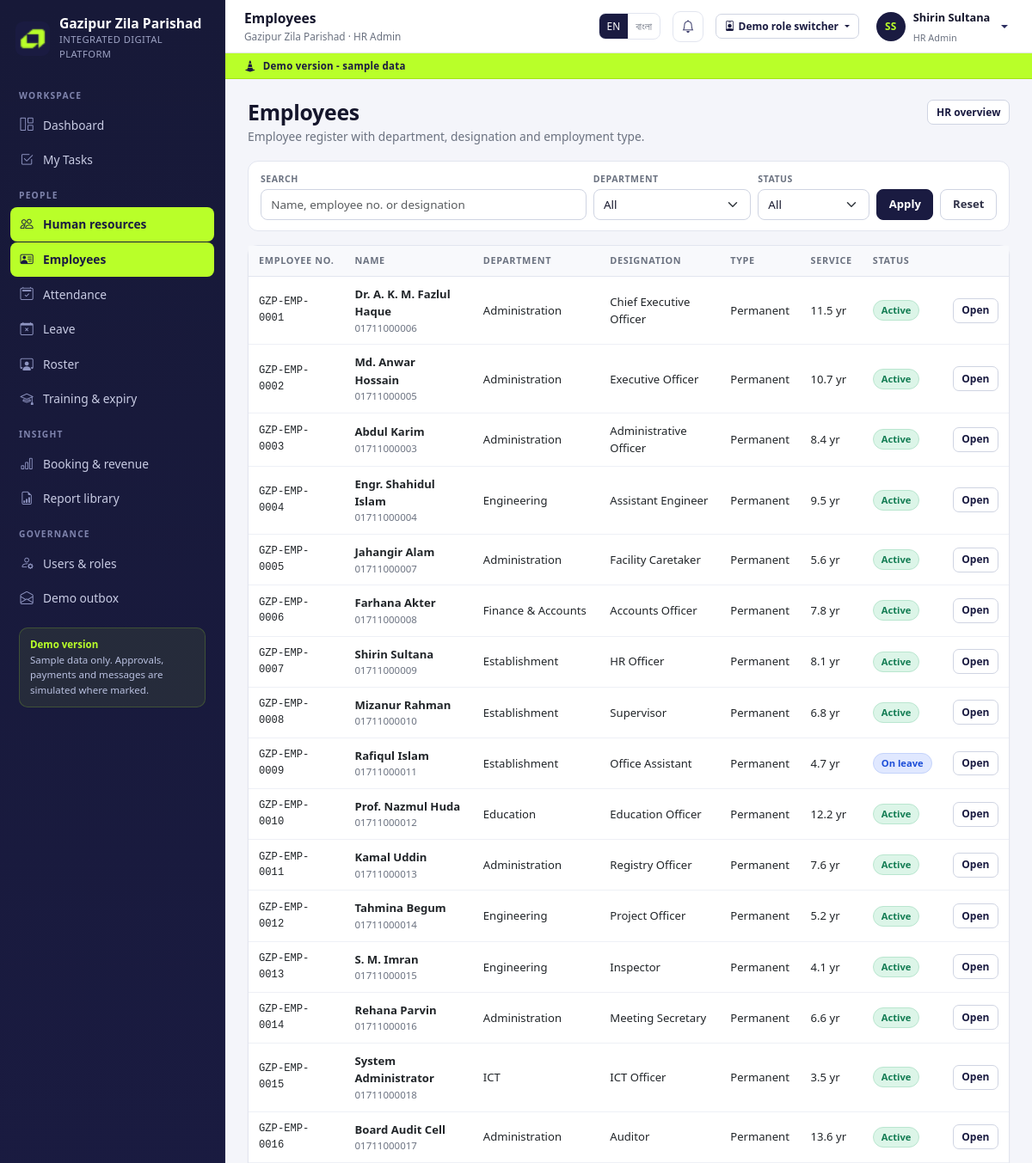
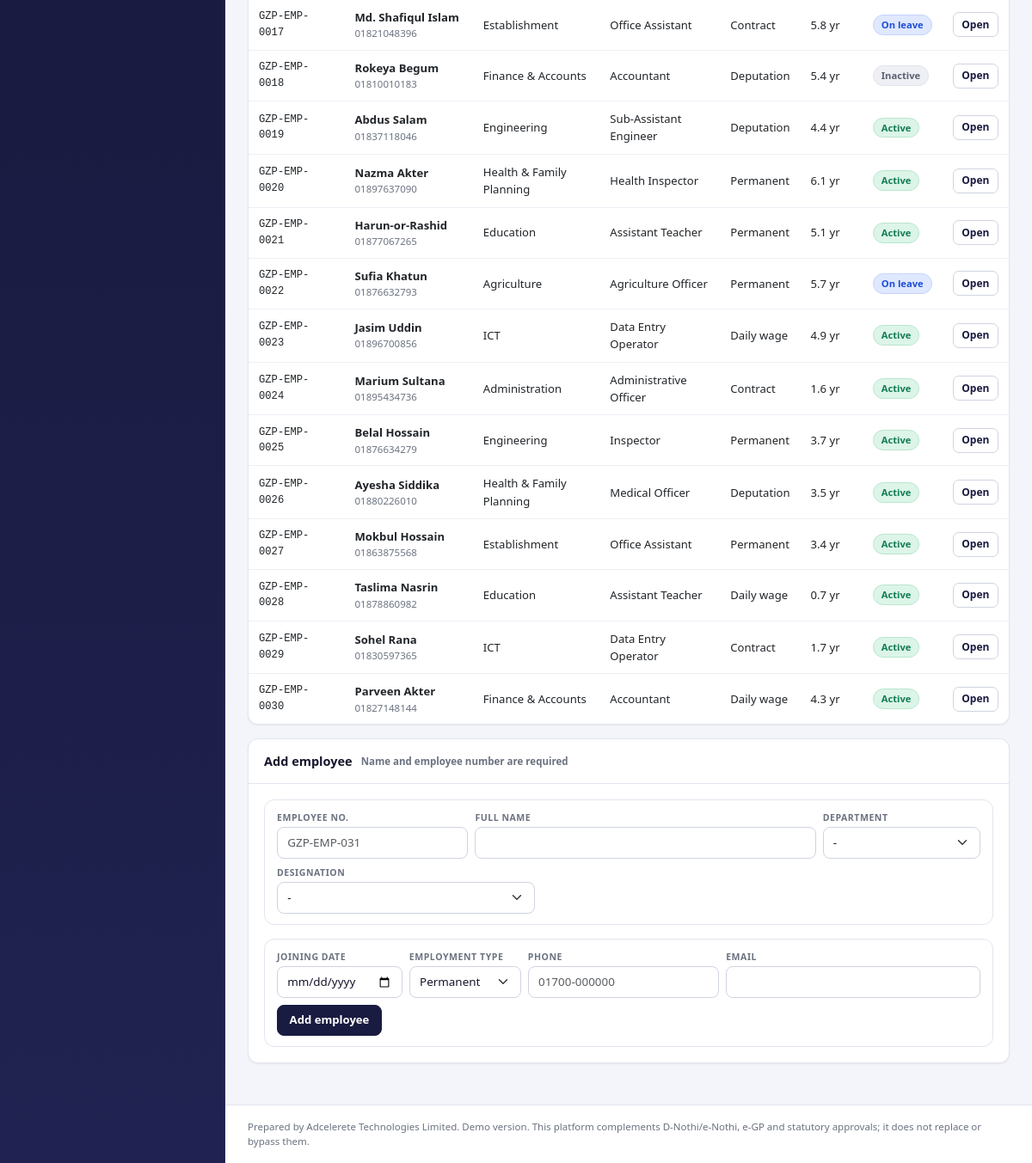
The page /app/hr/employees/ (signed in) on the database its author committed (2 pictures, top to bottom).
### accounts/models.py (models this page shows, shortened)
class User(AbstractUser):
    role = models.ForeignKey(Role, null=True, blank=True, on_delete=models.SET_NULL,
                             related_name='users')
    phone = models.CharField(max_length=30, blank=True)
    department = models.ForeignKey('hr.Department', null=True, blank=True,
                                   on_delete=models.SET_NULL, related_name='users')
    designation = models.ForeignKey('hr.Designation', null=True, blank=True,
                                    on_delete=models.SET_NULL, related_name='users')
    facility = models.ForeignKey('facilities.Facility', null=True, blank=True,
                                 on_delete=models.SET_NULL, related_name='operators',
                                 help_text='Assigned facility for reception operators.')
    email_verified = models.BooleanField(default=False)
    is_demo = models.BooleanField(default=True)
    otp_code = models.CharField(max_length=8, blank=True)
    otp_created_at = models.DateTimeField(null=True, blank=True)
    otp_attempts = models.PositiveIntegerField(default=0)
    class Meta:
        ordering = ['first_name', 'username']
    @property
    def display_name(self):
        return self.get_full_name() or self.username
    @property
    def role_name(self):
        return self.role.name if self.role else 'No role'
    @property
    def is_citizen(self):
        return bool(self.role and self.role.code == 'citizen')
    @property
    def is_staff_portal_user(self):
        return bool(self.role and self.role.code != 'citizen')
    @property
    def is_read_only(self):
        return bool(self.role and self.role.is_read_only)
    def can(self, code):
        if not getattr(self, 'is_authenticated', False):
            return False
        if self.is_superuser:
            return True
        if not self.role_id:
            return False
        cache = getattr(self, '_perm_cache', None)
        if cache is None:
            cache = set(self.role.permissions.values_list('code', flat=True))
            self._perm_cache = cache
        return code in cache

class Role(models.Model):
    code = models.SlugField(max_length=40, unique=True)
    name = models.CharField(max_length=120)
    description = models.TextField(blank=True)
    permissions = models.ManyToManyField(Permission, blank=True, related_name='roles')
    is_read_only = models.BooleanField(
        default=False,
        help_text='Read-only roles cannot submit changes anywhere in the platform.',
    )
    sort_order = models.PositiveIntegerField(default=100)
    class Meta:
        ordering = ['sort_order', 'name']

### hr/models.py (models this page shows, shortened)
class Employee(models.Model):
    STATUS = [('active', 'Active'), ('leave', 'On leave'), ('inactive', 'Inactive')]
    TYPES = [('permanent', 'Permanent'), ('contract', 'Contract'),
             ('deputation', 'Deputation'), ('daily', 'Daily wage')]
    user = models.OneToOneField(settings.AUTH_USER_MODEL, null=True, blank=True,
                                on_delete=models.SET_NULL, related_name='employee')
    employee_no = models.CharField(max_length=30, unique=True)
    name = models.CharField(max_length=160)
    department = models.ForeignKey(Department, null=True, blank=True,
                                   on_delete=models.SET_NULL, related_name='employees')
    designation = models.ForeignKey(Designation, null=True, blank=True,
                                    on_delete=models.SET_NULL, related_name='employees')
    joining_date = models.DateField(null=True, blank=True)
    employment_type = models.CharField(max_length=20, choices=TYPES, default='permanent')
    phone = models.CharField(max_length=30, blank=True)
    email = models.EmailField(blank=True)
    supervisor = models.ForeignKey('self', null=True, blank=True,
                                   on_delete=models.SET_NULL, related_name='team')
    emergency_contact = models.CharField(max_length=120, blank=True)
    status = models.CharField(max_length=20, choices=STATUS, default='active')
    notes = models.TextField(blank=True)
    class Meta:
        ordering = ['employee_no']
    @property
    def service_years(self):
        if not self.joining_date:
            return 0
        return round((timezone.localdate() - self.joining_date).days / 365.25, 1)

class Department(models.Model):
    name = models.CharField(max_length=120, unique=True)
    code = models.SlugField(max_length=30, unique=True)
    head = models.ForeignKey(settings.AUTH_USER_MODEL, null=True, blank=True,
                             on_delete=models.SET_NULL, related_name='headed_departments')
    class Meta:
        ordering = ['name']

class Designation(models.Model):
    name = models.CharField(max_length=120)
    department = models.ForeignKey(Department, null=True, blank=True,
                                   on_delete=models.SET_NULL, related_name='designations')
    class Meta:
        ordering = ['name']

### hr/views.py (the view, shortened to what this page needs)
# urls.py: path('hr/employees/', views.employees, name='hr_employees'),
@perm_required('hr.view')
def employees(request):
    rows = Employee.objects.select_related('department', 'designation', 'supervisor')
    q = request.GET.get('q', '').strip()
    department = request.GET.get('department', '')
    status = request.GET.get('status', '')
    if q:
        rows = rows.filter(Q(name__icontains=q) | Q(employee_no__icontains=q)
                           | Q(designation__name__icontains=q))
    if department:
        rows = rows.filter(department__code=department)
    if status:
        rows = rows.filter(status=status)
    return render(request, 'hr/employees.html', {
        'page_obj': rows,
        'departments': Department.objects.all(),
        'designations': Designation.objects.select_related('department').all(),
        'q': q, 'department': department, 'status': status,
        'page_title': 'Employees',
    })

### accounts/demo.py (called while the page is built)
def demo_accounts():
    from accounts.models import User
    existing = {
        u.username: u for u in User.objects.filter(
            username__in=[a[0] for a in DEMO_ACCOUNTS]
        ).select_related('role')
    }
    out = []
    for username, label in DEMO_ACCOUNTS:
        user = existing.get(username)
        out.append({
            'username': username,
            'label': user.role.name if user and user.role else label,
            'name': user.display_name if user else label,
            'role_code': user.role.code if user and user.role else '',
        })
    return out

### accounts/nav.py (called while the page is built)
def build_nav(user):
    if not user or not user.is_authenticated:
        return []
    is_citizen = user.is_citizen
    groups = []
    for group_label, items in NAV:
        visible = []
        for label, url, perm, icon in items:
            if perm is None:
                if is_citizen:
                    continue
            elif not user.can(perm):
                continue
            visible.append({'label': label, 'url': url, 'icon': icon})
        if visible:
            groups.append({'label': group_label, 'items': visible})
    return groups

### core/i18n.py (called while the page is built)
def translate(text, lang='en'):
    if lang == 'bn':
        return BN.get(text) or BN_EXTRA.get(text) or text
    return text

### core/models.py (called while the page is built)
def get_setting(key, default=''):
    from core.models import AppSetting
    try:
        return AppSetting.objects.get(key=key).value
    except AppSetting.DoesNotExist:
        return default

### core/templatetags/gzp.py (called while the page is built)
@register.simple_tag(takes_context=True)
def t(context, text):
    return i18n.translate(text, context.get('lang', 'en'))

@register.filter
def tr(value, lang):
    return i18n.translate(str(value), lang)

@register.filter
def can(code, user):
    return bool(user and user.is_authenticated and user.can(code))

@register.filter
def initials(value):
    parts = [p for p in str(value or '').split() if p]
    return ''.join(p[0].upper() for p in parts[:2]) or '?'

@register.simple_tag
def nav_active(request, prefix):
    path = request.path
    if prefix == '/app/':
        return 'active' if path == '/app/' else ''
    return 'active' if path.startswith(prefix) else ''

### templates/hr/employees.html (shortened to what this page needs)
{% extends 'base.html' %}
{% load gzp %}
{% block content %}
<div class="page-head">
  <div>
    <h1>{% t "Employees" %}</h1>
    <div class="sub">Employee register with department, designation and employment type.</div>
  </div>
  <a class="btn btn-sm btn-outline-primary" href="/app/hr/">HR overview</a>
</div>
<form class="filter-bar" method="get">
  <div class="f f-grow"><label>Search</label>
    <input class="form-control" name="q" value="{{ q }}" placeholder="Name, employee no. or designation"></div>
  <div class="f"><label>Department</label>
    <select class="form-select" name="department">
      <option value="">All</option>
    </select></div>
  <div class="f"><label>Status</label>
    <select class="form-select" name="status">
      <option value="">All</option>
    </select></div>
  <button class="btn btn-primary" type="submit">Apply</button>
  <a class="btn btn-outline-secondary" href="/app/hr/employees/">Reset</a>
</form>
<div class="card">
  <div class="table-wrap">
    <table class="table-gzp">
      <thead><tr><th>Employee no.</th><th>Name</th><th>Department</th><th>Designation</th><th>Type</th><th>Service</th><th>Status</th><th></th></tr></thead>
      <tbody>
      {% for employee in page_obj %}
        <tr>
          <td class="mono">{{ employee.employee_no }}</td>
          <td><b>{{ employee.name }}</b><div class="note-inline">{{ employee.phone }}</div></td>
          <td>{{ employee.department.name|default:"-" }}</td>
          <td>{{ employee.designation.name|default:"-" }}</td>
          <td>{{ employee.get_employment_type_display }}</td>
          <td>{{ employee.service_years }} yr</td>
          <td><span class="chip chip-{{ employee.status|chip }}">{{ employee.get_status_display }}</span></td>
          <td class="text-end"><a class="btn btn-sm btn-outline-primary" href="/app/hr/employees/{{ employee.pk }}/">Open</a></td>
        </tr>
      {% empty %}
        <tr><td colspan="8"><div class="table-empty"><i class="bi bi-people"></i>No employees match.</div></td></tr>
      {% endfor %}
      </tbody>
    </table>
  </div>
</div>
{% if "hr.manage"|can:user %}
  <div class="card mt-3">
    <div class="card-header"><strong>Add employee</strong><span class="note-inline">Name and employee number are required</span></div>
    <div class="card-body">
      <form method="post">
        <div class="filter-bar" style="margin:0 0 1rem">
          <div class="f"><label>Employee no.</label><input class="form-control" name="employee_no" required placeholder="GZP-EMP-031"></div>
          <div class="f f-grow"><label>Full name</label><input class="form-control" name="name" required></div>
          <div class="f"><label>Department</label>
            <select class="form-select" name="department">
              <option value="">-</option>
            </select></div>
          <div class="f"><label>Designation</label>
            <select class="form-select" name="designation">
              <option value="">-</option>
            </select></div>
        </div>
        <div class="filter-bar" style="margin:0">
          <div class="f"><label>Joining date</label><input class="form-control" type="date" name="joining_date"></div>
          <div class="f"><label>Employment type</label>
            <select class="form-select" name="employment_type">
              <option value="permanent">Permanent</option><option value="contract">Contract</option>
            </select></div>
          <div class="f"><label>Phone</label><input class="form-control" name="phone" placeholder="01700-000000"></div>
          <div class="f f-grow"><label>Email</label><input class="form-control" type="email" name="email"></div>
          <div class="f d-flex align-items-end"><button class="btn btn-primary" type="submit">Add employee</button></div>
        </div>
      </form>
    </div>
  </div>
{% endif %}
{% endblock %}

### templates/base.html (shortened to what this page needs)
{% load static gzp %}<!doctype html>
<html lang="{{ lang }}">
<head>
  <link rel="stylesheet" href="{% static 'vendor/bootstrap/bootstrap.min.css' %}">
  <link rel="stylesheet" href="{% static 'vendor/bootstrap-icons/bootstrap-icons.min.css' %}">
  <link rel="stylesheet" href="{% static 'css/gzp.css' %}">
</head>
<body class="{% block body_class %}{% endblock %}">
{% if user.is_authenticated and user.is_staff_portal_user %}
  <aside class="sidebar" id="sidebar" aria-label="Main navigation">
    <div class="brand">
      <img src="{% static 'img/adcelerete_logo.png' %}" alt="Adcelerete logo">
      <div>
        <div class="brand-name">{{ APP_NAME_MAIN }}</div>
        <div class="brand-sub">{{ APP_NAME_SUB }}</div>
      </div>
    </div>
    <div class="sidebar-scroll">
      {% for group in nav_groups %}
        <div class="nav-group">
          <div class="nav-group-label">{{ group.label|tr:lang }}</div>
          {% for item in group.items %}
            <a class="nav-item {% nav_active request item.url %}" href="{{ item.url }}">
              <i class="bi bi-{{ item.icon }}"></i><span>{{ item.label|tr:lang }}</span>
            </a>
          {% endfor %}
        </div>
      {% endfor %}
      <div class="sidebar-note">
        <strong>{% t "Demo version" %}</strong><br>
        Sample data only. Approvals, payments and messages are simulated where marked.
      </div>
    </div>
  </aside>
  <div class="app-shell">
    <header class="topbar">
      <div>
        <div class="page-title">{% block topbar_title %}{{ page_title|default:"Dashboard" }}{% endblock %}</div>
        <div class="crumb">{{ APP_NAME_MAIN }} · {{ user.role_name }}</div>
      </div>
      <div class="lang-switch" role="group" aria-label="Language">
        <a class="{% if lang == 'en' %}on{% endif %}" href="/lang/en/?next={{ request.get_full_path|urlencode }}">EN</a>
        <a class="{% if lang == 'bn' %}on{% endif %}" href="/lang/bn/?next={{ request.get_full_path|urlencode }}">বাংলা</a>
      </div>
      <a class="icon-btn" href="/app/notifications/" aria-label="Notifications">
        <i class="bi bi-bell"></i>
      </a>
      {% if DEMO_MODE %}{% include 'partials/demo_switcher.html' %}{% endif %}
      <div class="dropdown">
        <a class="user-chip dropdown-toggle" href="#" data-bs-toggle="dropdown" aria-expanded="false">
          <span class="avatar">{{ user.display_name|initials }}</span>
          <span class="d-none d-lg-block">
            <span class="u-name">{{ user.display_name }}</span><br>
            <span class="u-role">{{ user.role_name }}</span>
          </span>
        </a>
      </div>
    </header>
    <div class="demo-ribbon"><i class="bi bi-cone-striped"></i> {% t "Demo version - sample data" %}</div>
    <main class="page" id="main">
{% endif %}
      {% block content %}{% endblock %}
{% if user.is_authenticated and user.is_staff_portal_user %}
    </main>
    <footer class="app-footer">
      Prepared by {{ SUPPLIER }}. Demo version. This platform complements D-Nothi/e-Nothi, e-GP and statutory approvals; it does not replace or bypass them.
    </footer>
  </div>
{% endif %}
</body>
</html>

### rows shown on the page
User: role_name "HR Admin", display_name|initials "SS", display_name "Shirin Sultana"
Employee: employee_no "GZP-EMP-0001", name "Dr. A. K. M. Fazlul Haque", phone "01711000006", department.name "Administration", designation.name "Chief Executive Officer", employment_type "Permanent", service_years "11.5", status "Active"
Employee: employee_no "GZP-EMP-0002", name "Md. Anwar Hossain", phone "01711000005", department.name "Administration", designation.name "Executive Officer", employment_type "Permanent", service_years "10.7", status "Active"
Employee: employee_no "GZP-EMP-0003", name "Abdul Karim", phone "01711000003", department.name "Administration", designation.name "Administrative Officer", employment_type "Permanent", service_years "8.4", status "Active"
Employee: employee_no "GZP-EMP-0004", name "Engr. Shahidul Islam", phone "01711000004", department.name "Engineering", designation.name "Assistant Engineer", employment_type "Permanent", service_years "9.5", status "Active"
Employee: employee_no "GZP-EMP-0005", name "Jahangir Alam", phone "01711000007", department.name "Administration", designation.name "Facility Caretaker", employment_type "Permanent", service_years "5.6", status "Active"
Employee: employee_no "GZP-EMP-0006", name "Farhana Akter", phone "01711000008", department.name "Finance & Accounts", designation.name "Accounts Officer", employment_type "Permanent", service_years "7.8", status "Active"
Employee: employee_no "GZP-EMP-0007", name "Shirin Sultana", phone "01711000009", department.name "Establishment", designation.name "HR Officer", employment_type "Permanent", service_years "8.1", status "Active"
Employee: employee_no "GZP-EMP-0008", name "Mizanur Rahman", phone "01711000010", department.name "Establishment", designation.name "Supervisor", employment_type "Permanent", service_years "6.8", status "Active"
Employee: employee_no "GZP-EMP-0009", name "Rafiqul Islam", phone "01711000011", department.name "Establishment", designation.name "Office Assistant", employment_type "Permanent", service_years "4.7", status "On leave"
Employee: employee_no "GZP-EMP-0010", name "Prof. Nazmul Huda", phone "01711000012", department.name "Education", designation.name "Education Officer", employment_type "Permanent", service_years "12.2", status "Active"
Employee: employee_no "GZP-EMP-0011", name "Kamal Uddin", phone "01711000013", department.name "Administration", designation.name "Registry Officer", employment_type "Permanent", service_years "7.6", status "Active"
Employee: employee_no "GZP-EMP-0012", name "Tahmina Begum", phone "01711000014", department.name "Engineering", designation.name "Project Officer", employment_type "Permanent", service_years "5.2", status "Active"
Employee: employee_no "GZP-EMP-0013", name "S. M. Imran", phone "01711000015", department.name "Engineering", designation.name "Inspector", employment_type "Permanent", service_years "4.1", status "Active"
Employee: employee_no "GZP-EMP-0014", name "Rehana Parvin", phone "01711000016", department.name "Administration", designation.name "Meeting Secretary", employment_type "Permanent", service_years "6.6", status "Active"
Employee: employee_no "GZP-EMP-0015", name "System Administrator", phone "01711000018", department.name "ICT", designation.name "ICT Officer", employment_type "Permanent", service_years "3.5", status "Active"
Employee: employee_no "GZP-EMP-0016", name "Board Audit Cell", phone "01711000017", department.name "Administration", designation.name "Auditor", employment_type "Permanent", service_years "13.6", status "Active"
Employee: employee_no "GZP-EMP-0017", name "Md. Shafiqul Islam", phone "01821048396", department.name "Establishment", designation.name "Office Assistant", employment_type "Contract", service_years "5.8", status "On leave"
Employee: employee_no "GZP-EMP-0018", name "Rokeya Begum", phone "01810010183", department.name "Finance & Accounts", designation.name "Accountant", employment_type "Deputation", service_years "5.4", status "Inactive"
Employee: employee_no "GZP-EMP-0019", name "Abdus Salam", phone "01837118046", department.name "Engineering", designation.name "Sub-Assistant Engineer", employment_type "Deputation", service_years "4.4", status "Active"
Employee: employee_no "GZP-EMP-0020", name "Nazma Akter", phone "01897637090", department.name "Health & Family Planning", designation.name "Health Inspector", employment_type "Permanent", service_years "6.1", status "Active"
Employee: employee_no "GZP-EMP-0021", name "Harun-or-Rashid", phone "01877067265", department.name "Education", designation.name "Assistant Teacher", employment_type "Permanent", service_years "5.1", status "Active"
Employee: employee_no "GZP-EMP-0022", name "Sufia Khatun", phone "01876632793", department.name "Agriculture", designation.name "Agriculture Officer", employment_type "Permanent", service_years "5.7", status "On leave"
Employee: employee_no "GZP-EMP-0023", name "Jasim Uddin", phone "01896700856", department.name "ICT", designation.name "Data Entry Operator", employment_type "Daily wage", service_years "4.9", status "Active"
Employee: employee_no "GZP-EMP-0024", name "Marium Sultana", phone "01895434736", department.name "Administration", designation.name "Administrative Officer", employment_type "Contract", service_years "1.6", status "Active"
Employee: employee_no "GZP-EMP-0025", name "Belal Hossain", phone "01876634279", department.name "Engineering", designation.name "Inspector", employment_type "Permanent", service_years "3.7", status "Active"
Employee: employee_no "GZP-EMP-0026", name "Ayesha Siddika", phone "01880226010", department.name "Health & Family Planning", designation.name "Medical Officer", employment_type "Deputation", service_years "3.5", status "Active"
Employee: employee_no "GZP-EMP-0027", name "Mokbul Hossain", phone "01863875568", department.name "Establishment", designation.name "Office Assistant", employment_type "Permanent", service_years "3.4", status "Active"
Employee: employee_no "GZP-EMP-0028", name "Taslima Nasrin", phone "01878860982", department.name "Education", designation.name "Assistant Teacher", employment_type "Daily wage", service_years "0.7", status "Active"
Employee: employee_no "GZP-EMP-0029", name "Sohel Rana", phone "01830597365", department.name "ICT", designation.name "Data Entry Operator", employment_type "Contract", service_years "1.7", status "Active"
Employee: employee_no "GZP-EMP-0030", name "Parveen Akter", phone "01827148144", department.name "Finance & Accounts", designation.name "Accountant", employment_type "Daily wage", service_years "4.3", status "Active"

### other values the page prints
{{ APP_NAME_MAIN }} "Gazipur Zila Parishad"
{{ APP_NAME_SUB }} "INTEGRATED DIGITAL PLATFORM"
{{ group.label|tr:lang }} "WORKSPACE" "PEOPLE" "INSIGHT" "GOVERNANCE"
{{ item.label|tr:lang }} "Dashboard" "My Tasks" "Human resources" "Employees" "Attendance" "Leave" "Roster" "Training & expiry" "Booking & revenue" "Report library" "Users & roles" "Demo outbox"
{{ page_title|default:"Dashboard" }} "Employees"
{{ SUPPLIER }} "Adcelerete Technologies Limited"
